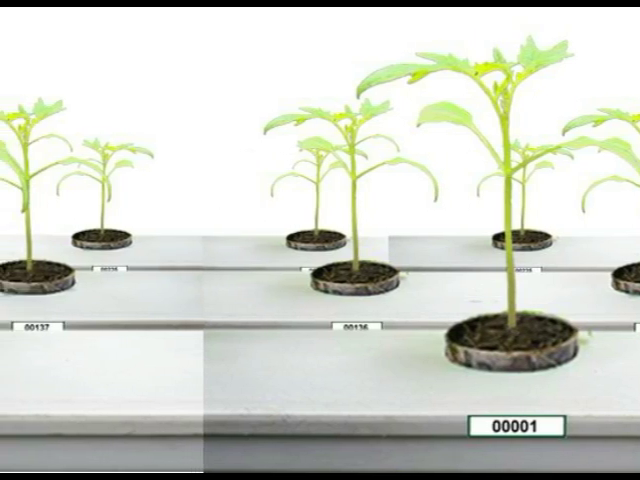
#> input picture frame 63 of Vid1.mp4, 640 x 480 px
$ python Plant_height_detection.py
#> lines starting #> are read from the running program, lines starting #| are printed output that depends on the picture; after the words box and inside, x2 and y2 are one past the last pixel; in counts of white or black regions, pixels touching at a corner belong together
import numpy as np
import cv2

source = cv2.VideoCapture("D:\Python Course\Python Projects\Plant\Vid1.mp4")

while(True):
    ret,frame = source.read()
#> frame is the input picture: shape (480, 640, 3); mean B, G, R 203.1, 212.1, 208.7

    height,width = frame.shape[0:2]
#> height = 480; width = 640

    frame = cv2.resize(frame,(int(width/2),int(height/2)))
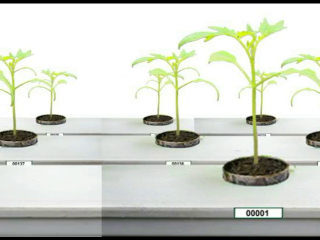
#> frame: shape (240, 320, 3); mean B, G, R 203.2, 212.2, 208.8

    hsv = cv2.cvtColor(frame,cv2.COLOR_BGR2HSV)
#> hsv: shape (240, 320, 3); mean H, S, V 39, 15.1, 212.6

    lower_color = np.array([28,70,133])
    upper_color = np.array([70,255,255])

    mask = cv2.inRange(hsv,lower_color,upper_color)
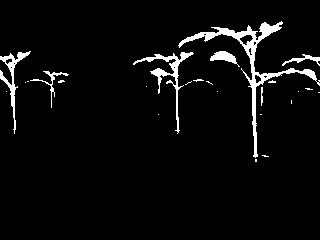
#> mask: shape (240, 320); 4.4% white; 25 white regions (18 under 20 px)

    res = cv2.bitwise_and(frame,frame, mask = mask)
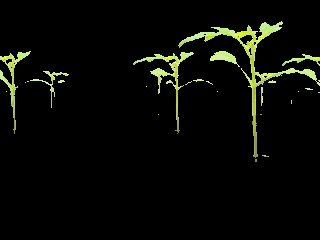
#> res: shape (240, 320, 3); mean B, G, R 5.5, 9.9, 8.7

    contours,hierarchy = cv2.findContours(mask,cv2.RETR_TREE,cv2.CHAIN_APPROX_SIMPLE)
#> contours = 35 contours, 26 with area under 20; largest, box (x1, y1, x2, y2) and area: (178, 21, 320, 158) 1439, (133, 52, 194, 134) 454, (0, 51, 31, 134) 364, (210, 51, 240, 67) 172, (282, 54, 320, 66) 92

    for cnt in contours:
        area = cv2.contourArea(cnt)
        if(area>1000):
            cv2.drawContours(frame,[cnt],-1,(0,255,255),2)
            x,y,w,h = cv2.boundingRect(cnt)
            cv2.rectangle(frame,(x,y),(x+w,y+h),(0,255,0),2)
            cv2.circle(frame,(int(x+w/2),y),5,(0,255,255),-1)
            cv2.circle(frame,(int(x+w/2),y+h),5,(0,0,255),-1)
            cv2.putText(frame," Height:"+str(h),(x+w,y+h),cv2.FONT_HERSHEY_SIMPLEX,1,(255,255,255),2)
#> this loop made 35 passes
#> (area, x, y, w, h) on pass 29: (1439, 178, 21, 142, 137)
#> area on passes 20, 21, 22, 24, 25, 28: 74, 91.5, 453.5, 171.5, 364.5, 28
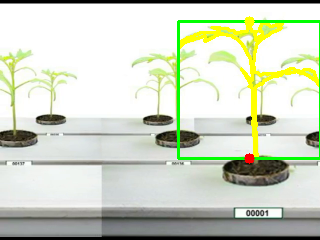
#> frame: shape (240, 320, 3); 4.61% of pixels changed, all inside (x1, y1, x2, y2) = (177, 16, 320, 164)

    cv2.imshow('frame',frame)
    cv2.imshow('mask',mask)

    k = cv2.waitKey(100)
#> (key Esc is pressed here)

cv2.destroyAllWindows()

$ run again, starting later in the video
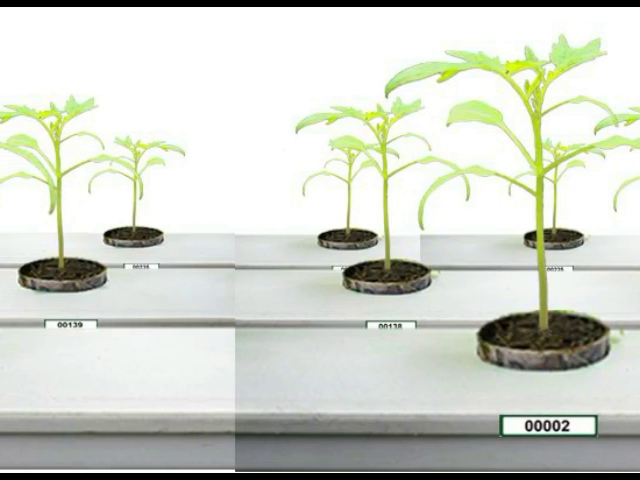
#> input picture frame 286 of Vid1.mp4, 640 x 480 px
#> frame is the input picture: shape (480, 640, 3); mean B, G, R 202.1, 211.7, 208
#> hsv: shape (240, 320, 3); mean H, S, V 40, 16, 212.2
#> `mask = cv2.inRange(hsv,lower_color,upper_color)`:
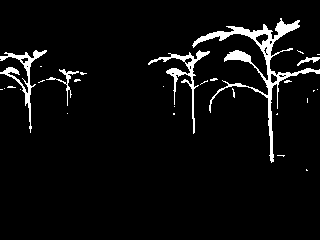
#> mask: shape (240, 320); 5% white; 29 white regions (24 under 20 px)
#> contours = 41 contours, 32 with area under 20; largest, box (x1, y1, x2, y2) and area: (192, 18, 320, 163) 1782, (148, 50, 210, 134) 491, (0, 50, 47, 133) 478, (255, 33, 269, 46) 90, (46, 69, 79, 106) 80
#> the loop `for cnt in contours:` made 41 passes
#> (area, x, y, w, h) on pass 34: (1782.5, 192, 18, 128, 145)
#> after the loop `for cnt in contours:`:
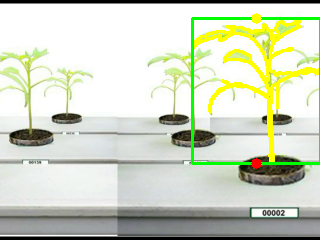
#> frame: shape (240, 320, 3); mean B, G, R 193.4, 213.8, 206.9

$ run again, starting later in the video
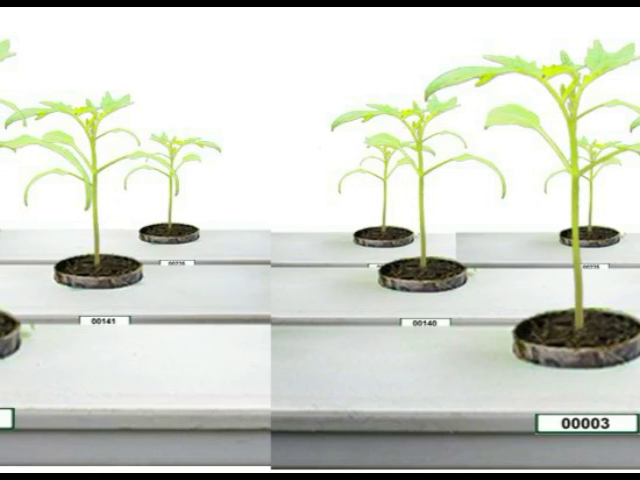
#> input picture frame 509 of Vid1.mp4, 640 x 480 px
#> frame is the input picture: shape (480, 640, 3); mean B, G, R 202.6, 211.8, 208.2
#> hsv: shape (240, 320, 3); mean H, S, V 39, 15.4, 212.3
#> `mask = cv2.inRange(hsv,lower_color,upper_color)`:
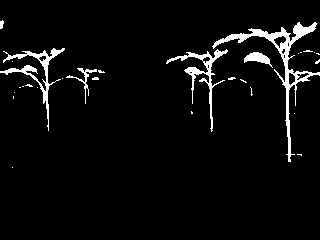
#> mask: shape (240, 320); 4.6% white; 29 white regions (23 under 20 px)
#> contours = 40 contours, 30 with area under 20; largest, box (x1, y1, x2, y2) and area: (212, 22, 320, 162) 1384, (0, 48, 65, 131) 554, (166, 49, 228, 132) 517, (244, 52, 273, 68) 174, (273, 35, 287, 49) 88
#> the loop `for cnt in contours:` made 40 passes
#> (area, x, y, w, h) on pass 33: (1383.5, 212, 22, 108, 140)
#> after the loop `for cnt in contours:`:
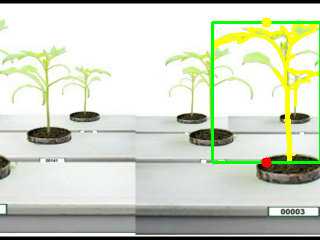
#> frame: shape (240, 320, 3); mean B, G, R 196.1, 213.5, 207
